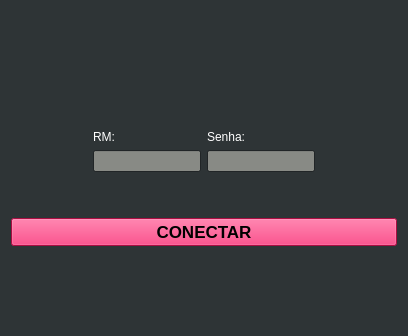
<?xml version="1.0" encoding="UTF-8"?>
<ui version="4.0">
 <class>FIAPanelMain</class>
 <widget class="QWidget" name="FIAPanelMain">
  <property name="geometry">
   <rect>
    <x>0</x>
    <y>0</y>
    <width>408</width>
    <height>336</height>
   </rect>
  </property>
  <property name="palette">
   <palette>
    <active>
     <colorrole role="WindowText">
      <brush brushstyle="SolidPattern">
       <color alpha="255">
        <red>255</red>
        <green>255</green>
        <blue>255</blue>
       </color>
      </brush>
     </colorrole>
     <colorrole role="Button">
      <brush brushstyle="SolidPattern">
       <color alpha="255">
        <red>237</red>
        <green>20</green>
        <blue>93</blue>
       </color>
      </brush>
     </colorrole>
     <colorrole role="Light">
      <brush brushstyle="SolidPattern">
       <color alpha="255">
        <red>85</red>
        <green>87</green>
        <blue>83</blue>
       </color>
      </brush>
     </colorrole>
     <colorrole role="Text">
      <brush brushstyle="SolidPattern">
       <color alpha="255">
        <red>255</red>
        <green>255</green>
        <blue>255</blue>
       </color>
      </brush>
     </colorrole>
     <colorrole role="Base">
      <brush brushstyle="SolidPattern">
       <color alpha="255">
        <red>136</red>
        <green>138</green>
        <blue>133</blue>
       </color>
      </brush>
     </colorrole>
     <colorrole role="Window">
      <brush brushstyle="SolidPattern">
       <color alpha="255">
        <red>46</red>
        <green>52</green>
        <blue>54</blue>
       </color>
      </brush>
     </colorrole>
     <colorrole role="Shadow">
      <brush brushstyle="SolidPattern">
       <color alpha="255">
        <red>46</red>
        <green>52</green>
        <blue>54</blue>
       </color>
      </brush>
     </colorrole>
     <colorrole role="Highlight">
      <brush brushstyle="SolidPattern">
       <color alpha="255">
        <red>237</red>
        <green>20</green>
        <blue>93</blue>
       </color>
      </brush>
     </colorrole>
     <colorrole role="ToolTipBase">
      <brush brushstyle="SolidPattern">
       <color alpha="255">
        <red>85</red>
        <green>87</green>
        <blue>83</blue>
       </color>
      </brush>
     </colorrole>
     <colorrole role="ToolTipText">
      <brush brushstyle="SolidPattern">
       <color alpha="255">
        <red>237</red>
        <green>20</green>
        <blue>93</blue>
       </color>
      </brush>
     </colorrole>
     <colorrole role="PlaceholderText">
      <brush brushstyle="SolidPattern">
       <color alpha="128">
        <red>255</red>
        <green>255</green>
        <blue>255</blue>
       </color>
      </brush>
     </colorrole>
    </active>
    <inactive>
     <colorrole role="WindowText">
      <brush brushstyle="SolidPattern">
       <color alpha="255">
        <red>255</red>
        <green>255</green>
        <blue>255</blue>
       </color>
      </brush>
     </colorrole>
     <colorrole role="Button">
      <brush brushstyle="SolidPattern">
       <color alpha="255">
        <red>186</red>
        <green>189</green>
        <blue>182</blue>
       </color>
      </brush>
     </colorrole>
     <colorrole role="Light">
      <brush brushstyle="SolidPattern">
       <color alpha="255">
        <red>85</red>
        <green>87</green>
        <blue>83</blue>
       </color>
      </brush>
     </colorrole>
     <colorrole role="Text">
      <brush brushstyle="SolidPattern">
       <color alpha="255">
        <red>255</red>
        <green>255</green>
        <blue>255</blue>
       </color>
      </brush>
     </colorrole>
     <colorrole role="Base">
      <brush brushstyle="SolidPattern">
       <color alpha="255">
        <red>136</red>
        <green>138</green>
        <blue>133</blue>
       </color>
      </brush>
     </colorrole>
     <colorrole role="Window">
      <brush brushstyle="SolidPattern">
       <color alpha="255">
        <red>46</red>
        <green>52</green>
        <blue>54</blue>
       </color>
      </brush>
     </colorrole>
     <colorrole role="Shadow">
      <brush brushstyle="SolidPattern">
       <color alpha="255">
        <red>46</red>
        <green>52</green>
        <blue>54</blue>
       </color>
      </brush>
     </colorrole>
     <colorrole role="Highlight">
      <brush brushstyle="SolidPattern">
       <color alpha="255">
        <red>237</red>
        <green>20</green>
        <blue>93</blue>
       </color>
      </brush>
     </colorrole>
     <colorrole role="ToolTipBase">
      <brush brushstyle="SolidPattern">
       <color alpha="255">
        <red>85</red>
        <green>87</green>
        <blue>83</blue>
       </color>
      </brush>
     </colorrole>
     <colorrole role="ToolTipText">
      <brush brushstyle="SolidPattern">
       <color alpha="255">
        <red>237</red>
        <green>20</green>
        <blue>93</blue>
       </color>
      </brush>
     </colorrole>
     <colorrole role="PlaceholderText">
      <brush brushstyle="SolidPattern">
       <color alpha="128">
        <red>255</red>
        <green>255</green>
        <blue>255</blue>
       </color>
      </brush>
     </colorrole>
    </inactive>
    <disabled>
     <colorrole role="WindowText">
      <brush brushstyle="SolidPattern">
       <color alpha="255">
        <red>190</red>
        <green>190</green>
        <blue>190</blue>
       </color>
      </brush>
     </colorrole>
     <colorrole role="Button">
      <brush brushstyle="SolidPattern">
       <color alpha="255">
        <red>211</red>
        <green>215</green>
        <blue>207</blue>
       </color>
      </brush>
     </colorrole>
     <colorrole role="Light">
      <brush brushstyle="SolidPattern">
       <color alpha="255">
        <red>85</red>
        <green>87</green>
        <blue>83</blue>
       </color>
      </brush>
     </colorrole>
     <colorrole role="Text">
      <brush brushstyle="SolidPattern">
       <color alpha="255">
        <red>190</red>
        <green>190</green>
        <blue>190</blue>
       </color>
      </brush>
     </colorrole>
     <colorrole role="Base">
      <brush brushstyle="SolidPattern">
       <color alpha="255">
        <red>46</red>
        <green>52</green>
        <blue>54</blue>
       </color>
      </brush>
     </colorrole>
     <colorrole role="Window">
      <brush brushstyle="SolidPattern">
       <color alpha="255">
        <red>46</red>
        <green>52</green>
        <blue>54</blue>
       </color>
      </brush>
     </colorrole>
     <colorrole role="Shadow">
      <brush brushstyle="SolidPattern">
       <color alpha="255">
        <red>46</red>
        <green>52</green>
        <blue>54</blue>
       </color>
      </brush>
     </colorrole>
     <colorrole role="Highlight">
      <brush brushstyle="SolidPattern">
       <color alpha="255">
        <red>145</red>
        <green>145</green>
        <blue>145</blue>
       </color>
      </brush>
     </colorrole>
     <colorrole role="ToolTipBase">
      <brush brushstyle="SolidPattern">
       <color alpha="255">
        <red>85</red>
        <green>87</green>
        <blue>83</blue>
       </color>
      </brush>
     </colorrole>
     <colorrole role="ToolTipText">
      <brush brushstyle="SolidPattern">
       <color alpha="255">
        <red>237</red>
        <green>20</green>
        <blue>93</blue>
       </color>
      </brush>
     </colorrole>
     <colorrole role="PlaceholderText">
      <brush brushstyle="SolidPattern">
       <color alpha="128">
        <red>0</red>
        <green>0</green>
        <blue>0</blue>
       </color>
      </brush>
     </colorrole>
    </disabled>
   </palette>
  </property>
  <property name="windowTitle">
   <string>FIAPanel Login</string>
  </property>
  <property name="windowIcon">
   <iconset>
    <normaloff>../data/icon.svg</normaloff>../data/icon.svg</iconset>
  </property>
  <property name="styleSheet">
   <string notr="true"/>
  </property>
  <layout class="QVBoxLayout" name="verticalLayout_3">
   <item>
    <spacer name="verticalSpacer_6">
     <property name="orientation">
      <enum>Qt::Vertical</enum>
     </property>
     <property name="sizeHint" stdset="0">
      <size>
       <width>20</width>
       <height>40</height>
      </size>
     </property>
    </spacer>
   </item>
   <item>
    <layout class="QHBoxLayout" name="horizontalLayout">
     <item>
      <spacer name="horizontalSpacer_2">
       <property name="orientation">
        <enum>Qt::Horizontal</enum>
       </property>
       <property name="sizeHint" stdset="0">
        <size>
         <width>40</width>
         <height>20</height>
        </size>
       </property>
      </spacer>
     </item>
     <item>
      <layout class="QVBoxLayout" name="verticalLayout_2">
       <item>
        <spacer name="verticalSpacer_4">
         <property name="orientation">
          <enum>Qt::Vertical</enum>
         </property>
         <property name="sizeHint" stdset="0">
          <size>
           <width>20</width>
           <height>40</height>
          </size>
         </property>
        </spacer>
       </item>
       <item>
        <widget class="QLabel" name="label">
         <property name="sizePolicy">
          <sizepolicy hsizetype="Preferred" vsizetype="Maximum">
           <horstretch>0</horstretch>
           <verstretch>0</verstretch>
          </sizepolicy>
         </property>
         <property name="text">
          <string>RM:</string>
         </property>
        </widget>
       </item>
       <item>
        <widget class="QLineEdit" name="usuarioLineEdit"/>
       </item>
       <item>
        <spacer name="verticalSpacer">
         <property name="orientation">
          <enum>Qt::Vertical</enum>
         </property>
         <property name="sizeHint" stdset="0">
          <size>
           <width>20</width>
           <height>40</height>
          </size>
         </property>
        </spacer>
       </item>
      </layout>
     </item>
     <item>
      <layout class="QVBoxLayout" name="verticalLayout">
       <item>
        <spacer name="verticalSpacer_3">
         <property name="orientation">
          <enum>Qt::Vertical</enum>
         </property>
         <property name="sizeHint" stdset="0">
          <size>
           <width>20</width>
           <height>40</height>
          </size>
         </property>
        </spacer>
       </item>
       <item>
        <widget class="QLabel" name="label_2">
         <property name="sizePolicy">
          <sizepolicy hsizetype="Preferred" vsizetype="Maximum">
           <horstretch>0</horstretch>
           <verstretch>0</verstretch>
          </sizepolicy>
         </property>
         <property name="text">
          <string>Senha:</string>
         </property>
        </widget>
       </item>
       <item>
        <widget class="QLineEdit" name="senhaLineEdit"/>
       </item>
       <item>
        <spacer name="verticalSpacer_2">
         <property name="orientation">
          <enum>Qt::Vertical</enum>
         </property>
         <property name="sizeHint" stdset="0">
          <size>
           <width>20</width>
           <height>40</height>
          </size>
         </property>
        </spacer>
       </item>
      </layout>
     </item>
     <item>
      <spacer name="horizontalSpacer">
       <property name="orientation">
        <enum>Qt::Horizontal</enum>
       </property>
       <property name="sizeHint" stdset="0">
        <size>
         <width>40</width>
         <height>20</height>
        </size>
       </property>
      </spacer>
     </item>
    </layout>
   </item>
   <item>
    <widget class="QPushButton" name="conectarBtn">
     <property name="styleSheet">
      <string notr="true">font: 13pt ;
font-weight: bold;
background-color: rgb(237, 20, 93);</string>
     </property>
     <property name="text">
      <string>CONECTAR</string>
     </property>
    </widget>
   </item>
   <item>
    <spacer name="verticalSpacer_5">
     <property name="orientation">
      <enum>Qt::Vertical</enum>
     </property>
     <property name="sizeType">
      <enum>QSizePolicy::Expanding</enum>
     </property>
     <property name="sizeHint" stdset="0">
      <size>
       <width>20</width>
       <height>40</height>
      </size>
     </property>
    </spacer>
   </item>
  </layout>
 </widget>
 <resources/>
 <connections/>
</ui>
